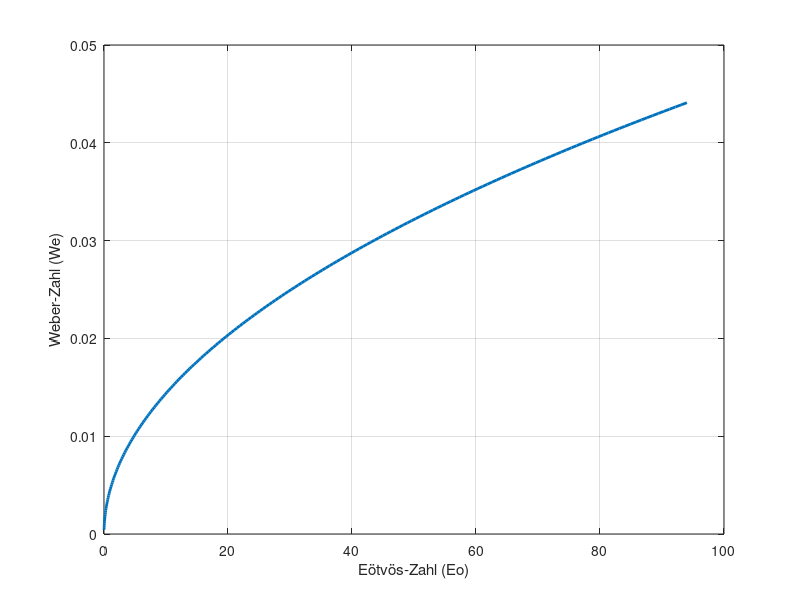

Reproduce this figure in MATLAB.
% Physikalische Parameter
rho = 1.27;        % Dichte [kg/m^3]
delta_rho = 6900;  % Dichtedifferenz [kg/m^3]
sigma = 0.072;     % Oberflächenspannung [N/m]
g = 9.81;          % Erdbeschleunigung [m/s^2]
v = 0.5;           % Geschwindigkeit [m/s]

% Charakteristische Länge
L = linspace(1e-4, 1e-2, 200); % [m]

% Dimensionslose Kennzahlen
Eo = (delta_rho .* g .* L.^2) ./ sigma; % Gravitationskräfte zu Oberflächenspannungskräfte
We = (rho .* v.^2 .* L) ./ sigma;       % Trägheitskräfte zu Oberflächenspannungskräfte

% Plot
figure
plot(Eo, We, 'LineWidth', 2)
xlabel('Eötvös-Zahl (Eo)')
ylabel('Weber-Zahl (We)')
grid on
